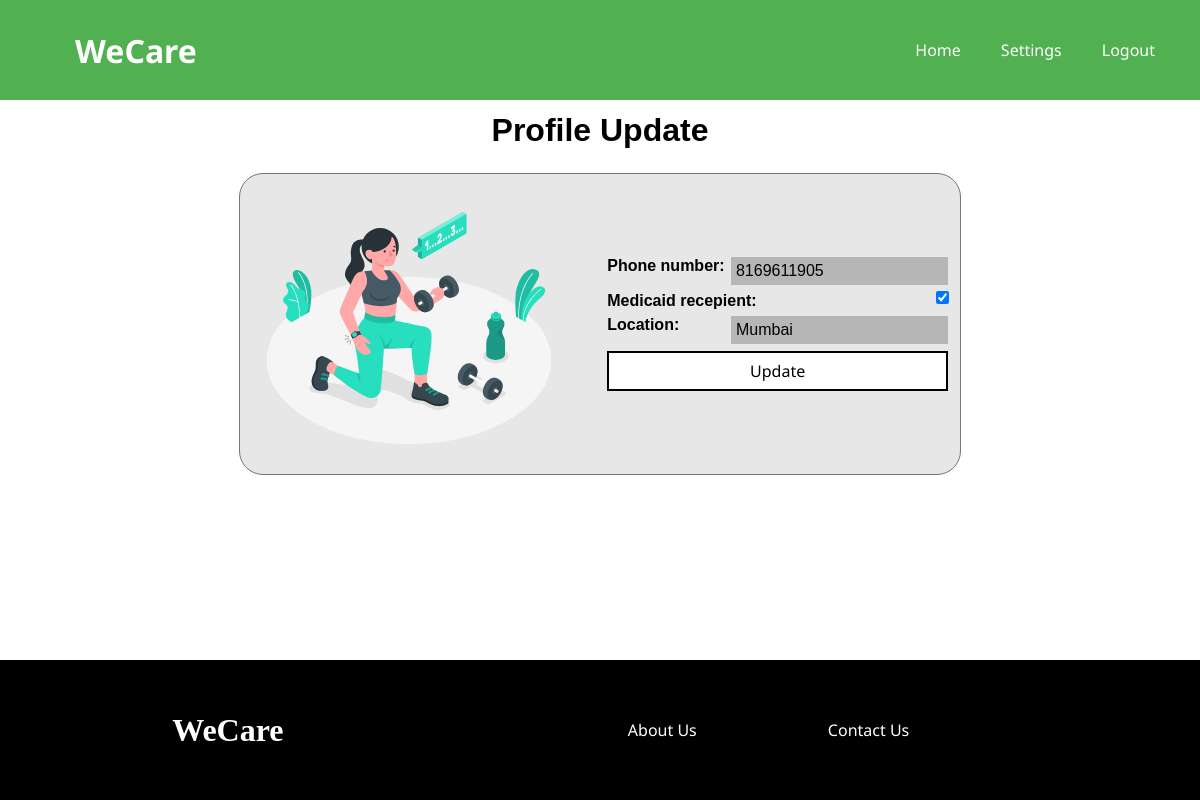
Page /users/sprofile/13 (signed in) on the committed database.
### users/models.py (models this page shows, shortened)
class Seeker(models.Model):
    user = models.OneToOneField(
        User, on_delete=models.CASCADE, primary_key=True)
    phone_number = models.CharField(max_length=20)
    location = models.CharField(max_length=20)
    medicaid_recepient = models.BooleanField(default=False)
    ethnicity = models.CharField(max_length=20)

### users/views.py (the view)
# urls.py: path('sprofile/<int:pk>', views.SeekerProfile.as_view(), name='s_profile')
class SeekerProfile(UpdateView):
    model = Seeker
    fields = ['phone_number', 'medicaid_recepient', 'location']
    template_name_suffix = '_update_form'
    success_message = 'Profile Updated Successfully'

### users/templates/users/seeker_update_form.html (shortened to what this page needs)
{% extends "listings/base.html" %}
{% load static %}
{% block content %}
<link rel="stylesheet" href="{% static 'listings/base.css' %}">
<link rel="stylesheet" href="{% static 'users/login.css' %}">
<link rel="stylesheet" href="{% static 'users/settings.css' %}">
<div class="parent_container">
    <h1>Profile Update</h1>
    <div class="login_container">
        <div class="svgform">
            <div class="girl">
                <img class="girl_workout" src="{% static 'users/login.svg' %}" alt="Get Started">
            </div>
            <div class="form_container">
                <form method="POST" class="loginform">
                    {{ form.as_p }}
                    <input class="submit" type="submit" value="Update">
                </form>
            </div>
        </div>
    </div>
</div>
{% endblock content %}

### listings/static/listings/base.css (style rules this page uses)
* { margin: 0; padding: 0; }
:root { --primary: #51b050; --secondary: #767676; }
body { height: 100vh; display: flex; flex-direction: column; }

### users/static/users/login.css (style rules this page uses)
.parent_container h1 { margin-top: 1vw; margin-bottom: 0; font-family: "Noto-Sans", sans-serif; }
.svgform { width: 100%; display: flex; justify-content: space-around; align-items: center; }
.girl_workout { margin-top: 1vh; min-width: 40vh; display: flex; }
@media screen and (min-width: 600px) { .parent_container, .form_container, .login_container { display: flex; justify-content: center; align-items: center; } }
@media screen and (min-width: 600px) { .parent_container { flex-direction: column; } }
@media screen and (min-width: 600px) { .login_container { font-family: "Noto-Sans", sans-serif; color: black; margin-top: 2vw; background-color: rgb(231, 231, 231); border: 1px solid var(--secondary); border-radius: 2vw; justify-content: space-around; } }
@media screen and (min-width: 600px) { .login_container { min-height: 25vw; min-width: 60vw; flex-direction: column; } }
@media screen and (min-width: 600px) { .girl_workout, .girl { max-height: 20vw; display: flex; } }
@media screen and (min-width: 600px) { .loginform { display: grid; font-family: "Noto-Sans", sans-serif; font-weight: bold; align-items: flex-start; text-align: left; flex-direction: column; } }
@media screen and (min-width: 600px) { .loginform input, .loginform label { margin: 0.2em; } }
@media screen and (min-width: 600px) { label { float: left; } }
@media screen and (min-width: 600px) { input { float: right; } }
@media screen and (min-width: 600px) { .submit { min-height: 40px; min-width: 100px; font-family: "Noto Sans", sans-serif; font-size: 2.5vh; border-radius: 0; border: 2px solid black; padding-left: 3vh; padding-right: 3vh; margin-left: 3vh; } }
input { float: right; }
label { float: left; }

### users/static/users/settings.css (style rules this page uses)
#id_phone_number, #id_location, #id_designation { float: right; font-size: 2vh; padding: 5px; border: none; background-color: rgb(182, 182, 182); }
.submit { margin-top: 3vh; font-family: "Noto Sans", sans-serif; font-size: 2vh; border-radius: 0; border: 2px solid black; padding-left: 3vh; padding-right: 3vh; margin-left: 3vh; background-color: white; color: black; }

### rows in the picture
Seeker: phone_number "8169611905", medicaid_recepient "☑", location "Mumbai"
